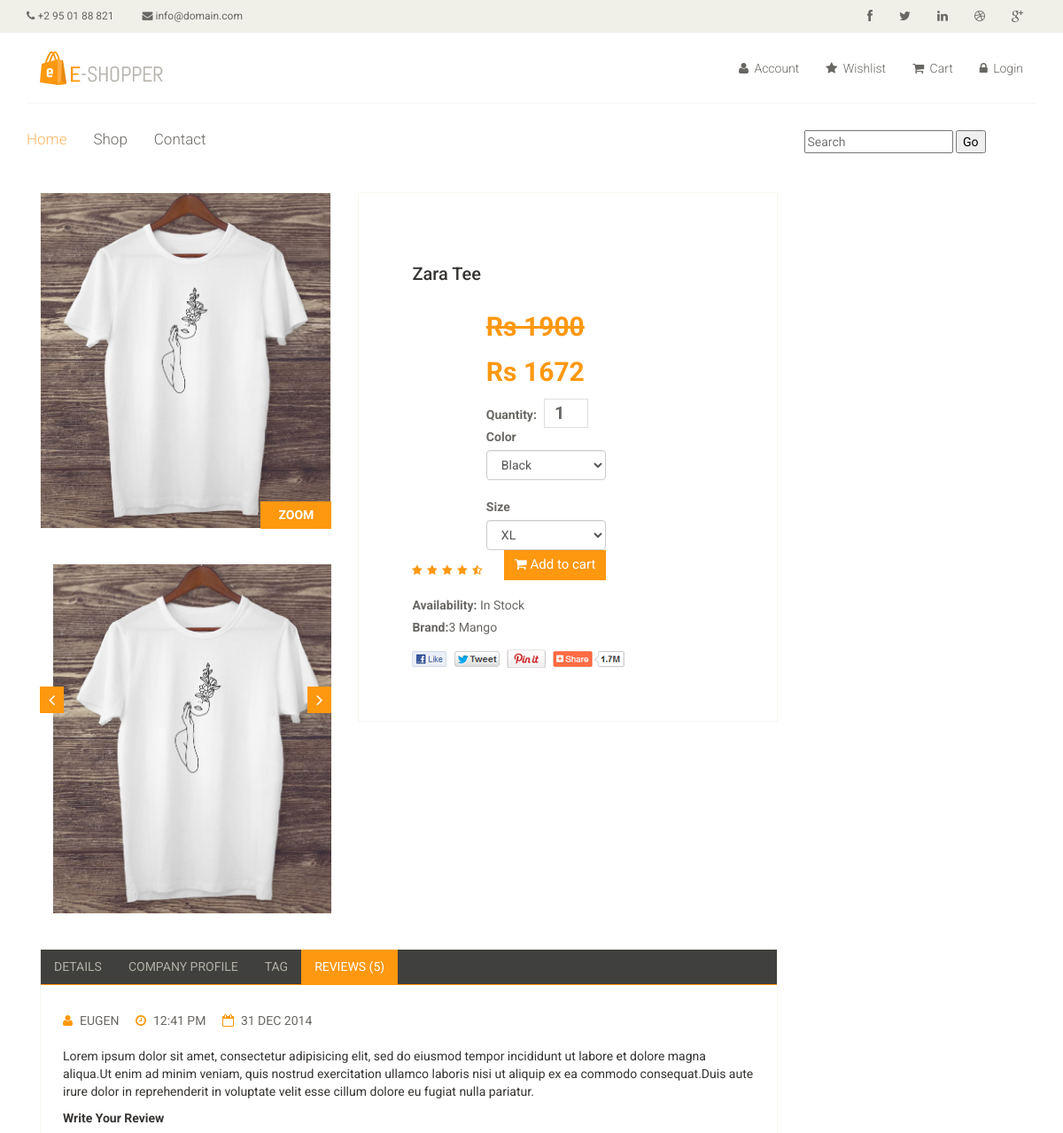
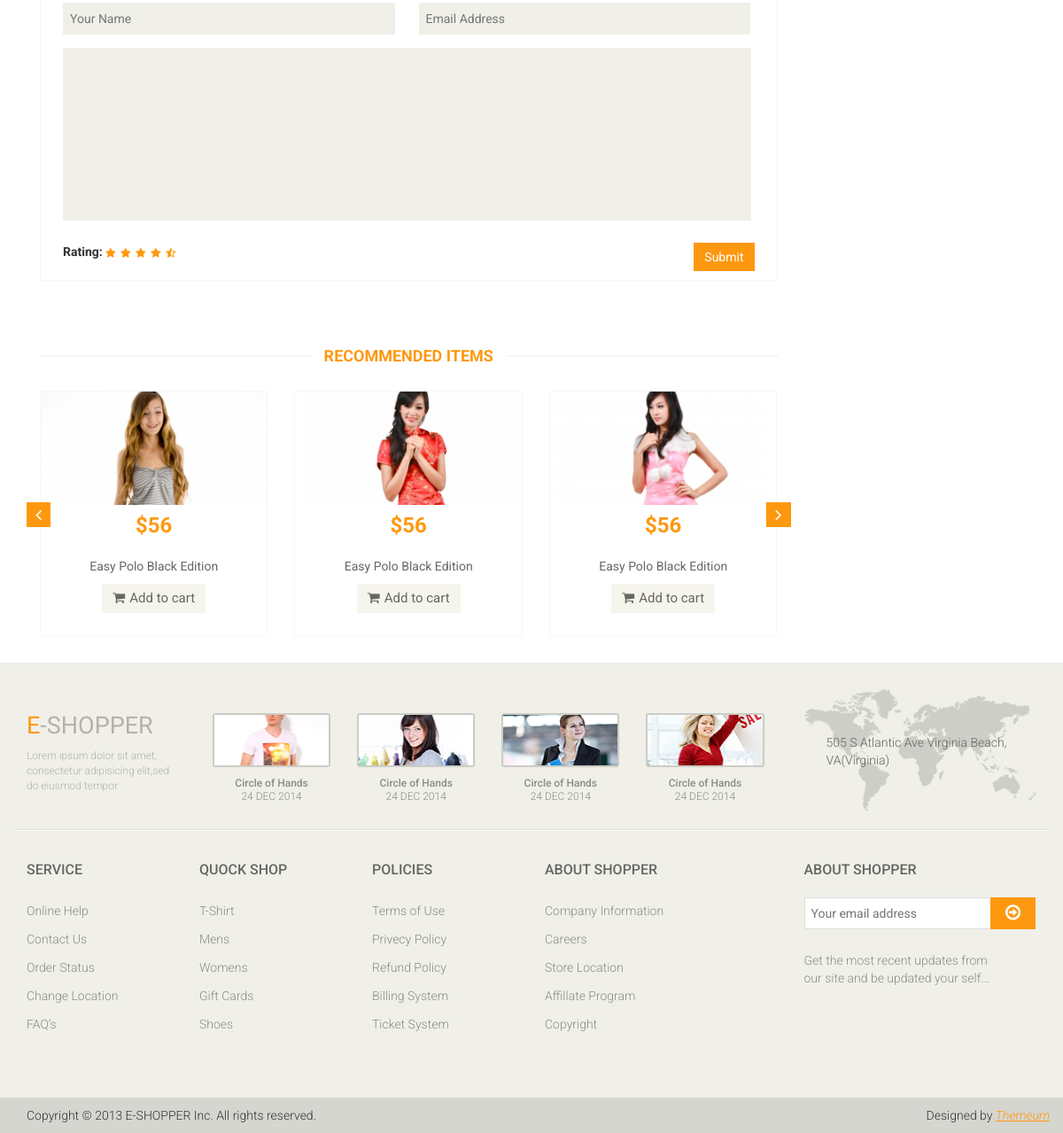
Screenshot of /product/2/ with the database file from the repository (2 pictures, top to bottom).
### mainApp/models.py (models this page shows, shortened)
class Product(models.Model):
    name=models.CharField(max_length=50)
    desc=models.TextField()
    category=models.ForeignKey(Category, on_delete=models.CASCADE)
    brand=models.ForeignKey(Brand, on_delete=models.CASCADE)
    seller=models.ForeignKey(Seller, on_delete=models.CASCADE)
    basePrice=models.IntegerField()
    discount=models.IntegerField(default=0, null=True, blank=True)
    finalPrice=models.IntegerField(default=0, null=True, blank= True)
    red=models.BooleanField(default=False, blank=True, null=True)
    black=models.BooleanField(default=False, blank=True, null=True)
    mustard=models.BooleanField(default=False, blank=True, null=True)
    blue=models.BooleanField(default=False, blank=True, null=True)
    pink=models.BooleanField(default=False, blank=True, null=True)
    green=models.BooleanField(default=False, blank=True, null=True)
    XS=models.BooleanField(default=False, blank=True, null=True)
    S=models.BooleanField(default=False, blank=True, null=True)
    M=models.BooleanField(default=False, blank=True, null=True)
    L=models.BooleanField(default=False, blank=True, null=True)
    XL=models.BooleanField(default=False, blank=True, null=True)
    XXL=models.BooleanField(default=False, blank=True, null=True)
    img1=models.ImageField(upload_to='images/', default=None, blank=True, null=True)
    img2=models.ImageField(upload_to='images/', default=None, blank=True, null=True)
    img3=models.ImageField(upload_to='images/', default=None, blank=True, null=True)
    img4=models.ImageField(upload_to='images/', default=None, blank=True, null=True)
    img5=models.ImageField(upload_to='images/', default=None, blank=True, null=True)
    date=models.DateTimeField(auto_now=True)
    stock=models.BooleanField(default=False)

class Brand(models.Model):
    name=models.CharField(max_length=50)
    def __str__(self):
        return str(self.id) + " " + self.name

### mainApp/views.py (the view, shortened to what this page needs)
# urls.py: path('product/<int:num>/', views.productDetails),
def productDetails(request, num):
    p=Product.objects.get(id=num)
    return render(request, "product-details.html", {"Product":p})

### mainApp/templates/product-details.html (shortened to what this page needs)
{% extends 'index.html' %}
{% load static %}
{% block body %}
	<section>
		<div class="container">
			<div class="row">
				<div class="col-sm-9 padding-right">
					<div class="product-details">
						<div class="col-sm-5">
							<div class="view-product">
								<img src="{{Product.img1.url}}" alt="" />
								<h3>ZOOM</h3>
							</div>
							<div id="similar-product" class="carousel slide" data-ride="carousel">
								    <div class="carousel-inner">
										<div class="item active">
											{% if Product.img1 %}
										  <a href=""><img src="{{Product.img1.url}}" alt=""></a>
											{% endif %}
										</div>
									</div>
								  <a class="left item-control" href="#similar-product" data-slide="prev">
									<i class="fa fa-angle-left"></i>
								  </a>
								  <a class="right item-control" href="#similar-product" data-slide="next">
									<i class="fa fa-angle-right"></i>
								  </a>
							</div>
						</div>
						<div class="col-sm-7">
							<div class="product-information">
								<h2>{{Product.name}}</h2>
								<img src="{% static 'images/product-details/rating.png' %}" alt="" />
								<span>
									<span><s>Rs {{Product.basePrice}}</s></span><br>
									<span>Rs {{Product.finalPrice}}</span>
									<form method="post" >
										<label>Quantity:</label>
										<input name="q" type="number" value="1"><br>
										<label>Color</label>
										<select class="form-control" name="color">
											{% if Product.black %}
											<option value="black"> Black</option>
											{% endif %}
										</select><br>
										<label>Size</label>
										<select class="form-control" name="size">
											{% if Product.XL %}
											<option value="xl"> XL</option>
											{% endif %}
										</select>
									<button type="submit" class="btn btn-fefault cart">
										<i class="fa fa-shopping-cart"></i>
										Add to cart
									</button>
										</form>
								</span>
								<p><b>Availability:</b> In Stock</p>
								<p><b>Brand:</b>{{Product.brand}}</p>
								<a href=""><img src="{% static 'images/product-details/share.png" class="share img-responsive"  alt="" /></a>
							</div>
						</div>
					</div>
					<div class="category-tab shop-details-tab">
						<div class="col-sm-12">
							<ul class="nav nav-tabs">
								<li><a href="#details" data-toggle="tab">Details</a></li>
								<li><a href="#companyprofile" data-toggle="tab">Company Profile</a></li>
								<li><a href="#tag" data-toggle="tab">Tag</a></li>
								<li class="active"><a href="#reviews" data-toggle="tab">Reviews (5)</a></li>
							</ul>
						</div>
						<div class="tab-content">
							<div class="tab-pane fade active in" id="reviews" >
								<div class="col-sm-12">
									<ul>
										<li><a href=""><i class="fa fa-user"></i>EUGEN</a></li>
										<li><a href=""><i class="fa fa-clock-o"></i>12:41 PM</a></li>
										<li><a href=""><i class="fa fa-calendar-o"></i>31 DEC 2014</a></li>
									</ul>
									<p>Lorem ipsum dolor sit amet, consectetur adipisicing elit, sed do eiusmod tempor incididunt ut labore et dolore magna aliqua.Ut enim ad minim veniam, quis nostrud exercitation ullamco laboris nisi ut aliquip ex ea commodo consequat.Duis aute irure dolor in reprehenderit in voluptate velit esse cillum dolore eu fugiat nulla pariatur.</p>
									<p><b>Write Your Review</b></p>
									<form action="#">
										<span>
											<input type="text" placeholder="Your Name"/>
											<input type="email" placeholder="Email Address"/>
										</span>
										<textarea name="" ></textarea>
										<b>Rating: </b> <img src="{% static 'images/product-details/rating.png' %}" alt="" />
										<button type="button" class="btn btn-default pull-right">
											Submit
										</button>
									</form>
								</div>
							</div>
						</div>
					</div>
					<div class="recommended_items">
						<h2 class="title text-center">recommended items</h2>
						<div id="recommended-item-carousel" class="carousel slide" data-ride="carousel">
							<div class="carousel-inner">
								<div class="item active">
									<div class="col-sm-4">
										<div class="product-image-wrapper">
											<div class="single-products">
												<div class="productinfo text-center">
													<img src="{% static 'images/home/recommend1.jpg' %}" alt="" />
													<h2>$56</h2>
													<p>Easy Polo Black Edition</p>
													<button type="button" class="btn btn-default add-to-cart"><i class="fa fa-shopping-cart"></i>Add to cart</button>
												</div>
											</div>
										</div>
									</div>
									<div class="col-sm-4">
										<div class="product-image-wrapper">
											<div class="single-products">
												<div class="productinfo text-center">
													<img src="{% static 'images/home/recommend2.jpg' %}" alt="" />
													<h2>$56</h2>
													<p>Easy Polo Black Edition</p>
													<button type="button" class="btn btn-default add-to-cart"><i class="fa fa-shopping-cart"></i>Add to cart</button>
												</div>
											</div>
										</div>
									</div>
									<div class="col-sm-4">
										<div class="product-image-wrapper">
											<div class="single-products">
												<div class="productinfo text-center">
													<img src="{% static 'images/home/recommend3.jpg' %}" alt="" />
													<h2>$56</h2>
													<p>Easy Polo Black Edition</p>
													<button type="button" class="btn btn-default add-to-cart"><i class="fa fa-shopping-cart"></i>Add to cart</button>
												</div>
											</div>
										</div>
									</div>
								</div>
							</div>
							 <a class="left recommended-item-control" href="#recommended-item-carousel" data-slide="prev">
								<i class="fa fa-angle-left"></i>
							  </a>
							  <a class="right recommended-item-control" href="#recommended-item-carousel" data-slide="next">
								<i class="fa fa-angle-right"></i>
							  </a>
						</div>
					</div>
				</div>
			</div>
		</div>
	</section>
	{% endblock %}

### rows the page displays
Product: img1 (picture), name "Zara Tee", basePrice "1900", finalPrice "1672", color "Black", size "XL", brand "3 Mango"
